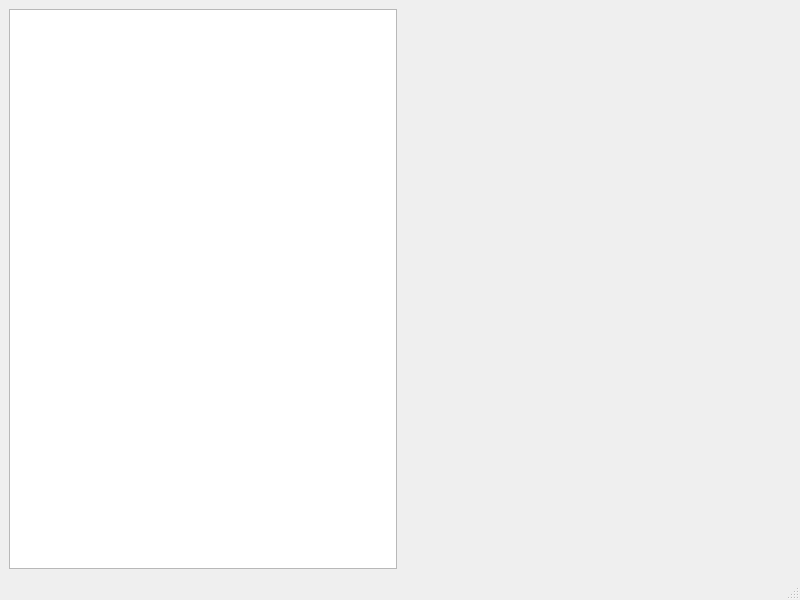
<?xml version="1.0" encoding="UTF-8"?>
<ui version="4.0">
 <class>MainWindow</class>
 <widget class="QMainWindow" name="MainWindow">
  <property name="geometry">
   <rect>
    <x>0</x>
    <y>0</y>
    <width>800</width>
    <height>600</height>
   </rect>
  </property>
  <property name="windowTitle">
   <string>MainWindow</string>
  </property>
  <widget class="QWidget" name="centralwidget">
   <layout class="QVBoxLayout" name="verticalLayout">
    <item>
     <layout class="QHBoxLayout" name="horizontalLayout">
      <item>
       <widget class="QListWidget" name="_pageNamesList"/>
      </item>
      <item>
       <widget class="QStackedWidget" name="_pageStack">
        <widget class="QWidget" name="page_2"/>
       </widget>
      </item>
     </layout>
    </item>
   </layout>
  </widget>
  <widget class="QStatusBar" name="statusbar"/>
  <widget class="QMenuBar" name="menubar">
   <property name="geometry">
    <rect>
     <x>0</x>
     <y>0</y>
     <width>800</width>
     <height>21</height>
    </rect>
   </property>
  </widget>
 </widget>
 <resources/>
 <connections/>
</ui>
